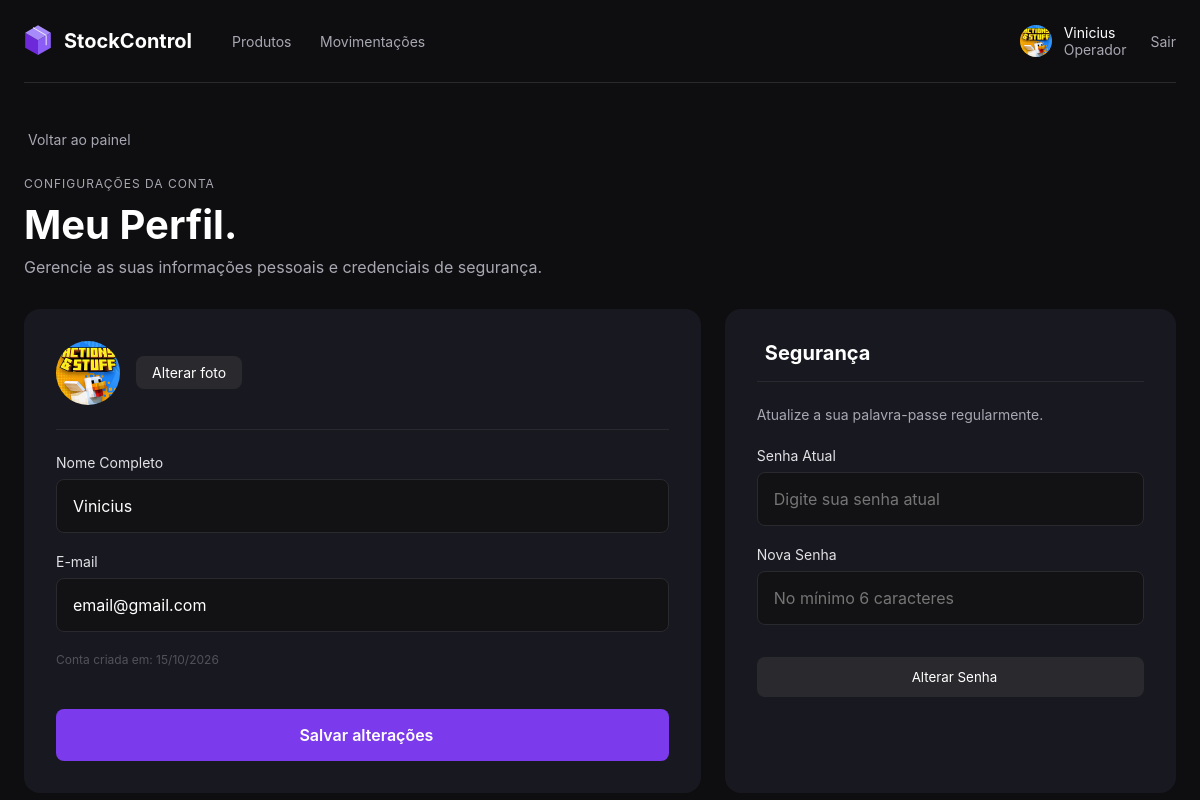
The app's page /perfil.php (signed in) with its own data.
### tables this page shows
CREATE TABLE `usuarios` (
  `id` int(11) NOT NULL,
  `nome` varchar(100) NOT NULL,
  `email` varchar(100) NOT NULL,
  `senha` varchar(255) NOT NULL,
  `nivel_acesso` enum('admin','operador') DEFAULT 'operador',
  `criado_em` timestamp NOT NULL DEFAULT current_timestamp(),
  `foto_perfil` varchar(255) DEFAULT NULL
);

### perfil.php (the view, shortened to what this page needs)
<?php
require './conn/conexao.php';
$id_usuario = $_SESSION['usuario_id'];
$stmt = $pdo->prepare("SELECT * FROM usuarios WHERE id = ?");
$stmt->execute([$id_usuario]);
$usuario = $stmt->fetch(PDO::FETCH_ASSOC);
$iniciais = strtoupper(substr($usuario['nome'], 0, 2));
$foto_perfil = $usuario['foto_perfil'];
?>
<!DOCTYPE html>
<html lang="pt-BR">
<head>
    <link rel="stylesheet" href="style.css">
</head>
<body>
    <div class="dashboard-container">
        <header class="topbar">
            <div class="topbar-left">
                <div class="logo"
                    style="display: flex; align-items: center; gap: 12px; transition: transform 0.3s ease; cursor: pointer;"
                    onmouseover="this.style.transform='scale(1.05)'" onmouseout="this.style.transform='scale(1)'">
                    <strong style="font-size: 1.25rem;">StockControl</strong>
                </div>
                <nav class="nav-links">
                    <a href="painel.php">Produtos</a>
                    <a href="movimentacoes.php">Movimentações</a>
                </nav>
            </div>
            <div class="topbar-right">
                <div class="user-profile">
                    <div class="avatar">
                        <?php if (!empty($foto_perfil)): ?>
                            <img src="uploads/<?= htmlspecialchars($foto_perfil) ?>"
                                style="width: 100%; height: 100%; border-radius: 50%; object-fit: cover;">
                        <?php else: ?>
                            <?= $iniciais ?>
                        <?php endif; ?>
                    </div>
                    <div class="user-info">
                        <span><?= htmlspecialchars($usuario['nome']) ?></span>
                        <span class="user-role"><?= ucfirst($usuario['nivel_acesso']) ?></span>
                    </div>
                </div>
                <a href="logout.php" class="logout-link"><i class="ph ph-sign-out"></i> Sair</a>
            </div>
        </header>
        <main>
            <a href="painel.php" class="action-link" style="color: #A8A8B3; font-size: 0.875rem;">
                <i class="ph ph-arrow-left"></i> Voltar ao painel
            </a>
            <section class="page-header" style="margin-top: 24px;">
                <span class="tag" style="background: none; padding: 0;">CONFIGURAÇÕES DA CONTA</span>
                <h1>Meu Perfil.</h1>
                <p>Gerencie as suas informações pessoais e credenciais de segurança.</p>
            </section>
            <div class="product-form-container">
                <div class="form-panel">
                    <form action="" method="POST" enctype="multipart/form-data"
                        style="display: flex; gap: 16px; align-items: center; margin-bottom: 24px; padding-bottom: 24px; border-bottom: 1px solid #29292E;">
                        <div class="avatar" style="width: 64px; height: 64px; font-size: 1.5rem;">
                            <?php if (!empty($foto_perfil)): ?>
                                <img src="uploads/<?= htmlspecialchars($foto_perfil) ?>"
                                    style="width: 100%; height: 100%; border-radius: 50%; object-fit: cover;">
                            <?php else: ?>
                                <?= $iniciais ?>
                            <?php endif; ?>
                        </div>
                        <div>
                            <button type="button" class="btn-secondary"
                                onclick="document.getElementById('foto_upload').click()"
                                style="padding: 8px 16px; font-size: 0.875rem;">
                                <i class="ph ph-camera"></i> Alterar foto
                            </button>
                        </div>
                    </form>
                    <form action="" method="POST">
                        <div class="form-group">
                            <label><i class="ph ph-user"></i> Nome Completo</label>
                            <input type="text" name="nome" value="<?= htmlspecialchars($usuario['nome']) ?>" required
                                class="form-input"
                                style="width: 100%; padding: 16px; background-color: #121214; border: 1px solid #29292E; border-radius: 8px; color: #FFF;">
                        </div>
                        <div class="form-group">
                            <label><i class="ph ph-envelope-simple"></i> E-mail</label>
                            <input type="email" name="email" value="<?= htmlspecialchars($usuario['email']) ?>" required
                                class="form-input"
                                style="width: 100%; padding: 16px; background-color: #121214; border: 1px solid #29292E; border-radius: 8px; color: #FFF;">
                        </div>
                        <p style="color: #52525B; font-size: 0.75rem; margin-top: 16px;">Conta criada em:
                            <?= date('d/m/Y', strtotime($usuario['criado_em'])) ?></p>
                        <div class="form-actions" style="margin-top: 32px;">
                            <button type="submit" class="btn-primary"
                                style="width: 100%; justify-content: center; display: flex; gap: 8px; align-items: center;">
                                <i class="ph ph-floppy-disk"></i> Salvar alterações
                            </button>
                        </div>
                    </form>
                </div>
                <div class="form-panel">
                    <h3
                        style="display: flex; align-items: center; gap: 8px; border-bottom: 1px solid #29292E; padding-bottom: 16px;">
                        <i class="ph ph-shield-check" style="color: #9D7AFF;"></i> Segurança
                    </h3>
                    <p style="color: #A8A8B3; font-size: 0.875rem; margin: 24px 0;">Atualize a sua palavra-passe
                        regularmente.</p>
                    <form action="" method="POST">
                        <div class="form-group">
                            <label>Senha Atual</label>
                            <input type="password" name="senha_atual" placeholder="Digite sua senha atual" required
                                class="form-input"
                                style="width: 100%; padding: 16px; background-color: #121214; border: 1px solid #29292E; border-radius: 8px; color: #FFF;">
                        </div>
                        <div class="form-group">
                            <label>Nova Senha</label>
                            <input type="password" name="nova_senha" placeholder="No mínimo 6 caracteres" required
                                minlength="6" class="form-input"
                                style="width: 100%; padding: 16px; background-color: #121214; border: 1px solid #29292E; border-radius: 8px; color: #FFF;">
                        </div>
                        <div class="form-actions" style="margin-top: 32px;">
                            <button type="submit" class="btn-secondary"
                                style="width: 100%; justify-content: center; display: flex; gap: 8px; align-items: center; background-color: #29292E;">
                                <i class="ph ph-lock-key"></i> Alterar Senha
                            </button>
                        </div>
                    </form>
                </div>
            </div>
        </main>
    </div>
</body>
</html>

### style.css (style rules this page uses)
* { margin: 0; padding: 0; box-sizing: border-box; font-family: "Inter", sans-serif; }
body { background-color: #0e0e10; color: #ffffff; display: flex; height: 100vh; }
.tag { background-color: rgba(255, 255, 255, 0.1); padding: 6px 12px; border-radius: 16px; font-size: 0.75rem; text-transform: uppercase; letter-spacing: 1px; width: max-content; color: #a8a8b3; }
.form-group { margin-bottom: 20px; }
.form-group label { display: block; margin-bottom: 8px; font-size: 0.875rem; color: #e1e1e6; }
.form-group input { width: 100%; padding: 16px; background-color: #121214; border: 1px solid #29292e; border-radius: 8px; color: #fff; font-size: 1rem; outline: none; transition: border 0.2s; }
.btn-primary { width: 100%; padding: 16px; background-color: #7c3aed; color: #fff; border: none; border-radius: 8px; font-size: 1rem; font-weight: 600; cursor: pointer; transition: background-color 0.2s; margin-top: 10px; }
.dashboard-container { width: 100%; max-width: 1200px; margin: 0 auto; padding: 0 24px; }
.topbar { display: flex; justify-content: space-between; align-items: center; padding: 24px 0; border-bottom: 1px solid #29292e; margin-bottom: 40px; }
.topbar-left { display: flex; align-items: center; gap: 40px; }
.nav-links a { color: #a8a8b3; text-decoration: none; font-size: 0.875rem; margin-right: 24px; }
.topbar-right { display: flex; align-items: center; gap: 24px; }
.user-profile { display: flex; align-items: center; gap: 12px; }
.avatar { width: 32px; height: 32px; background-color: #29292e; border-radius: 50%; display: flex; align-items: center; justify-content: center; font-size: 0.75rem; color: #9d7aff; }
.user-info span { display: block; font-size: 0.875rem; }
.user-role { color: #a8a8b3; font-size: 0.75rem; }
.logout-link { color: #a8a8b3; text-decoration: none; font-size: 0.875rem; }
.page-header h1 { font-size: 2.5rem; margin: 8px 0; }
.page-header p { color: #a8a8b3; margin-bottom: 32px; }
.action-link { color: #a8a8b3; text-decoration: none; font-size: 0.75rem; }
.product-form-container { display: grid; grid-template-columns: 1.5fr 1fr; gap: 24px; margin-top: 24px; }
.form-panel { background-color: #181820; border-radius: 16px; padding: 32px; }
.form-panel h3 { font-size: 1.25rem; margin-bottom: 24px; border-bottom: 1px solid #29292e; padding-bottom: 16px; }
.form-actions { display: flex; justify-content: space-between; align-items: center; margin-top: 32px; }
.btn-secondary { background-color: #29292e; color: #fff; border: none; padding: 12px 24px; border-radius: 8px; cursor: pointer; text-decoration: none; }
a { text-decoration: none; position: relative; color: inherit; transition: color 0.3s ease; }
a::after { content: ""; position: absolute; width: 0; height: 2px; bottom: -4px; left: 0; background-color: #9d7aff; transition: width 0.3s cubic-bezier(0.25, 1, 0.5, 1); }
a.logout-link { transition: transform 0.2s ease, color 0.3s ease; display: inline-flex; align-items: center; }
a.logout-link::after { background-color: #ef4444; }
a.btn-primary::after, a.btn-secondary::after, a.action-link::after { display: none; }
.page-header { animation: fadeInUp 0.6s ease-out; }
.btn-primary, .btn-secondary, .btn-danger, .tab-btn { transition: all 0.2s ease-in-out; }
.action-link { display: inline-flex; align-items: center; gap: 4px; transition: color 0.2s ease, transform 0.2s ease; }

### records on screen
usuarios: foto_perfil (picture), nome "Vinicius", nivel_acesso "Operador", email "email@gmail.com", criado_em "15/10/2026"
